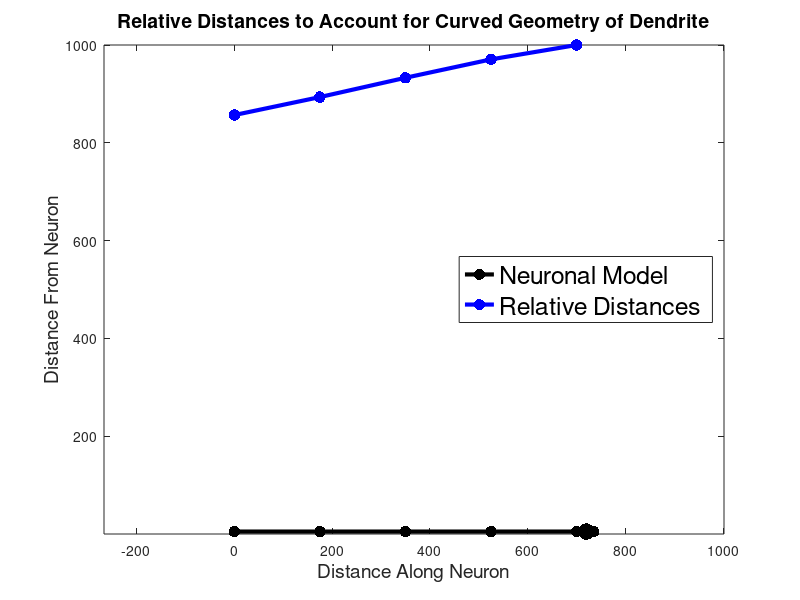
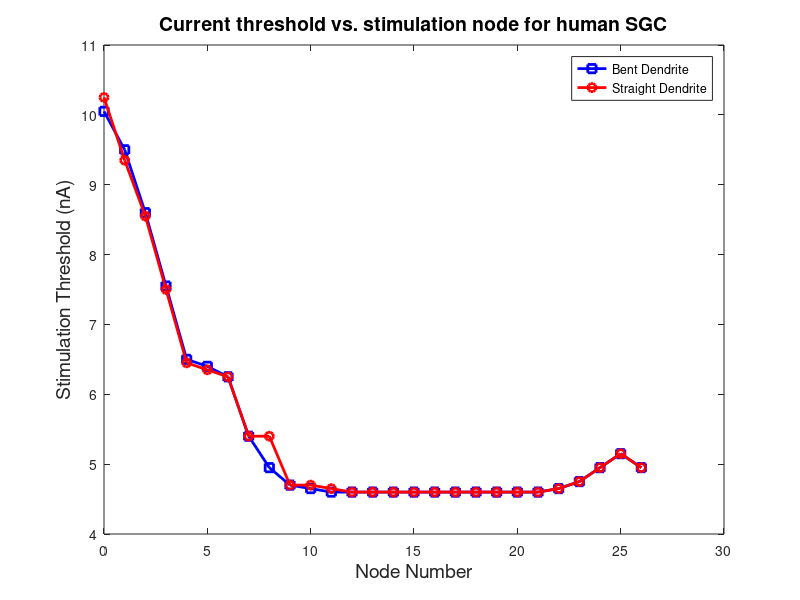
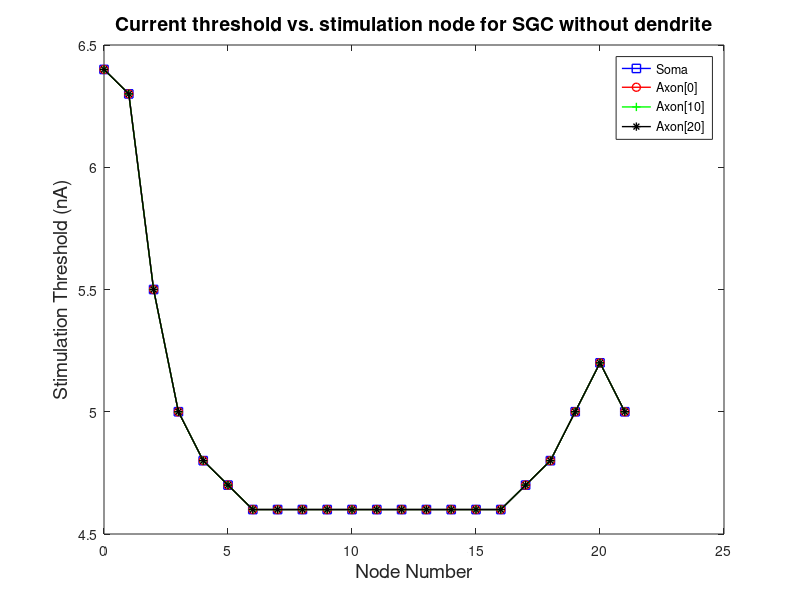
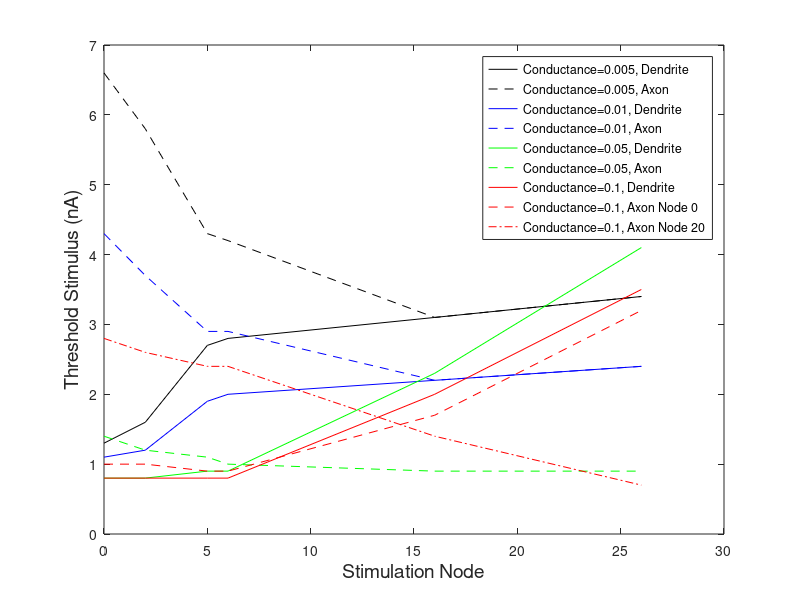

These figures' MATLAB source, in order:
%% Matlab plots for threshold data
% Authors: Lauren Heckelman, Matthew McCann, and Michelle Mueller

%% initialize workspace
clear; clc; clf; close all;
num_nodes = 27;


%% Relative Distances
    % Draw Soma and Dendrite:
    DendriteLength = 175; % [um]
    DendriteDiameter = 1; % [um]
    DendriteNodes = 5;
    SomaDiameter = 10; % [um]
    SomaINL = 50;
    SomaLeftAndRight = abs(SomaINL - SomaDiameter)/2;
    
    Dendrite_xvalues = 0:DendriteLength:(DendriteLength*(DendriteNodes - 1));
    Dendrite_yvalues = (SomaDiameter/2).*ones(1, length(Dendrite_xvalues));
    
    SomaCircle_ang = 0:0.01:2*pi+0.01;
    SomaCircle_xp = (SomaDiameter/2)*cos(SomaCircle_ang);
    SomaCircle_yp = (SomaDiameter/2)*sin(SomaCircle_ang);
    
    SomaCircle_xvalues = max(Dendrite_xvalues) + SomaLeftAndRight + SomaCircle_xp;
    SomaCircle_yvalues = (SomaDiameter/2) + SomaCircle_yp;
    
    SomaINL_xvaluesLeft = [max(Dendrite_xvalues), min(SomaCircle_xvalues)];
    SomaINL_xvaluesRight = [max(SomaCircle_xvalues), max(SomaCircle_xvalues + SomaDiameter)];
    SomaINL_yvaluesLeft = (SomaDiameter/2).*ones(1, length(SomaINL_xvaluesLeft));
    SomaINL_yvaluesRight = (SomaDiameter/2).*ones(1, length(SomaINL_xvaluesRight));
    
    Model_xvalues = horzcat(Dendrite_xvalues, SomaINL_xvaluesLeft, ...
                    SomaCircle_xvalues, SomaINL_xvaluesRight);
    Model_yvalues = horzcat(Dendrite_yvalues, SomaINL_yvaluesLeft, ...
                    SomaCircle_yvalues, SomaINL_yvaluesRight);

    % Draw Distance to Electrode Curve:
        angle = 15;
        DistanceToElectrode = 1000; % [um]
        Distance_xvalues = zeros(1, DendriteNodes);
        Distance_yvalues = zeros(1, DendriteNodes);

        for n = 1:DendriteNodes
            if n == 1
                Distance_xvalues(n) = 0;
            else
                Distance_xvalues(n) = Distance_xvalues(n-1) + (DendriteLength*cosd(angle*(DendriteNodes-n)));
            end
        end

        for n = 1:DendriteNodes
            if n == 1
                Distance_yvalues(n) = DendriteLength*(sind(angle*(DendriteNodes-1)) + sind(angle*(DendriteNodes-2)) + sind(angle*(DendriteNodes-3)) + sind(angle*(DendriteNodes-4)) + sind(angle*(DendriteNodes-5)));
            end
            if n == 2
                Distance_yvalues(n) = DendriteLength*(sind(angle*(DendriteNodes-2)) + sind(angle*(DendriteNodes-3)) + sind(angle*(DendriteNodes-4)) + sind(angle*(DendriteNodes-5)));
            end
            if n == 3
                Distance_yvalues(n) = DendriteLength*(sind(angle*(DendriteNodes-3)) + sind(angle*(DendriteNodes-4)) + sind(angle*(DendriteNodes-5)));
            end
            if n == 4
                Distance_yvalues(n) = DendriteLength*(sind(angle*(DendriteNodes-4)) + sind(angle*(DendriteNodes-5)));
            end
            if n == 5
                Distance_yvalues(n) = DendriteLength*(sind(angle*(DendriteNodes-5)));
            end
        end

        RelativeDistances_xvalues = Dendrite_xvalues;
        RelativeDistances_yvalues = zeros(1, length(RelativeDistances_xvalues));
        for n = 1:length(RelativeDistances_yvalues)
            RelativeDistances_yvalues(n) = sqrt((Distance_xvalues(n) - Distance_xvalues(end))^2 + (DistanceToElectrode - Distance_yvalues(n))^2);
        end

        figure();
        plot(Model_xvalues, Model_yvalues, 'k.-', 'MarkerSize', 25, ...
             'LineWidth', 3);
        hold on
        plot(RelativeDistances_xvalues, RelativeDistances_yvalues, 'b.-', ...
             'MarkerSize', 25, 'LineWidth', 3);
        hold off
        axis equal
        xlabel('Distance Along Neuron', 'FontSize', 14);
        ylabel('Distance From Neuron', 'FontSize', 14);
        title('Relative Distances to Account for Curved Geometry of Dendrite', ...
              'FontSize', 14);
        LEGEND = legend('Neuronal Model', 'Relative Distances');
        set(LEGEND, 'FontSize', 18', 'Location', 'East');
        print('RelativeDistanceAtCurvedDendrite', '-dpng');
            
%% Unmodified Fiber (with bend)
node = 0:num_nodes-1;
thresh_bend = [-10.05, -9.5, -8.6, -7.55, -6.5, -6.4, -6.25, -5.4, -4.95, -4.7, -4.65, -4.6, -4.6, -4.6, -4.6, -4.6, -4.6, -4.6, -4.6, -4.6, -4.6, -4.6, -4.65, -4.75, -4.95, -5.15, -4.95];   %% nA

%% Unmodified Fiber (without bend)
thresh_no_bend = [-10.25, -9.35, -8.55, -7.5, -6.45, -6.35, -6.25, -5.4, -5.4, -4.7, -4.7, -4.65, -4.6, -4.6, -4.6, -4.6, -4.6, -4.6, -4.6, -4.6, -4.6, -4.6, -4.65, -4.75, -4.95, -5.15, -4.95];
figure()
plot(node,abs(thresh_bend),'bs-','LineWidth',2)
hold on
plot(node, abs(thresh_no_bend),'ro-','LineWidth',2)
hold off

title('Current threshold vs. stimulation node for human SGC','FontSize',14)
xlabel('Node Number','FontSize',14)
ylabel('Stimulation Threshold (nA)','FontSize',14)
legend('Bent Dendrite', 'Straight Dendrite')
print('Straight_and_Curved', '-dpng');

%% Degraded Fiber

data=[-1.3	-6.6	-1.1	-4.3	-0.8	-1.4	-0.8	-1	-2.8
-1.6	-5.8	-1.2	-3.7	-0.8	-1.2	-0.8	-1	-2.6
-2.7	-4.3	-1.9	-2.9	-0.9	-1.1	-0.8	-0.9	-2.4
-2.8	-4.2	-2	-2.9	-0.9	-1	-0.8	-0.9	-2.4
-3.1	-3.1	-2.2	-2.2	-2.3	-0.9	-2	-1.7	-1.4
-3.4	-3.4	-2.4	-2.4	-4.1	-0.9	-3.5	-3.2	-0.7];

d005=data(:,1);
a005=data(:,2);
d01=data(:,3);
a01=data(:,4);
d05=data(:,5);
a05=data(:,6);
d1=data(:,7);
a1=data(:,8);
a1b=data(:,9);

n=[0; 2; 5; 6; 16; 26];

figure()
plot(n,abs(d005),'k',n,abs(a005),'k--',n,abs(d01),'b',n,abs(a01),'b--',n,abs(d05),'g',n,abs(a05),'g--',n,abs(d1),'r',n,abs(a1),'r--',n,abs(a1b),'r-.')
xlabel('Stimulation Node','FontSize',14)
ylabel('Threshold Stimulus (nA)','FontSize',14)
legend('Conductance=0.005, Dendrite', 'Conductance=0.005, Axon', 'Conductance=0.01, Dendrite','Conductance=0.01, Axon',...
    'Conductance=0.05, Dendrite','Conductance=0.05, Axon','Conductance=0.1, Dendrite','Conductance=0.1, Axon Node 0','Conductance=0.1, Axon Node 20')

figure()
d=[0.001	0.002	0.005	0.01	0.02	0.05	0.1	0.2
-4.1	-3.7	-2.8	-2	-1.3	-0.8	-0.6	-0.5
-4.1	-3.7	-2.8	-2	-1.3	-0.9	-0.8	nan
-6.3	-5.7	-4.2	-2.9	-1.8	-1.1	-0.8	-0.7
-6.3	-5.7	-4.2	-2.9	-1.8	-1.1	-0.8	-0.7
-6.3	-5.7	-4.2	-2.9	-1.8	-1.7	-1.5	nan
-6.3	-5.7	-4.2	-2.9	-1.8	-1	-2.4	nan];
c=d(1,:);
semilogx(c,d(2,:),c,d(3,:),c,d(4,:),c,d(5,:),c,d(6,:),c,d(7,:))
xlabel('Conductance','FontSize',14)
ylabel('Threshold','FontSize',14)
title('Semilog Plot of Threshold vs. Conductance for Stimulus at First Axon Node','FontSize',14)
legend('dend[0]', 'dend[2]', 'soma[0]', 'axon[0]', 'axon[10]', 'axon[20]')


%% Fiber missing dendrite 
no_dend_node = 0:num_nodes-5-1;

soma_no_dend = [-6.4, -6.3, -5.5, -5, -4.8, -4.7, -4.6, -4.6, -4.6, -4.6, -4.6, -4.6, -4.6, -4.6, -4.6, -4.6, -4.6, -4.7, -4.8, -5, -5.2, -5];
ax0_no_dend = [-6.4, -6.3, -5.5, -5, -4.8, -4.7, -4.6, -4.6, -4.6, -4.6, -4.6, -4.6, -4.6, -4.6, -4.6, -4.6, -4.6, -4.7, -4.8, -5, -5.2, -5];
ax10_no_dend = [-6.4, -6.3, -5.5, -5, -4.8, -4.7, -4.6, -4.6, -4.6, -4.6, -4.6, -4.6, -4.6, -4.6, -4.6, -4.6, -4.6, -4.7, -4.8, -5, -5.2, -5];
ax20_no_dend = [-6.4, -6.3, -5.5, -5, -4.8, -4.7, -4.6, -4.6, -4.6, -4.6, -4.6, -4.6, -4.6, -4.6, -4.6, -4.6, -4.6, -4.7, -4.8, -5, -5.2, -5];

figure()
plot(no_dend_node,abs(soma_no_dend),'bs-','LineWidth',1)
hold on
plot(no_dend_node, abs(ax0_no_dend),'ro-','LineWidth',1)
plot(no_dend_node, abs(ax10_no_dend),'g+-','LineWidth',1)
plot(no_dend_node, abs(ax20_no_dend),'k*-','LineWidth',1)
hold off

title('Current threshold vs. stimulation node for SGC without dendrite','FontSize',14)
xlabel('Node Number','FontSize',14)
ylabel('Stimulation Threshold (nA)','FontSize',14)
legend('Soma', 'Axon[0]', 'Axon[10]', 'Axon[20]')
print('NoDend', '-dpng');